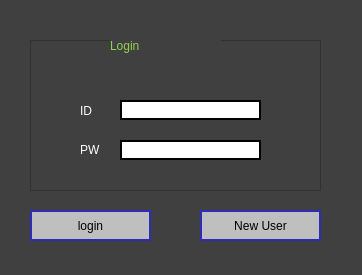
<?xml version="1.0" encoding="UTF-8"?>
<ui version="4.0">
 <class>MainWindow</class>
 <widget class="QMainWindow" name="MainWindow">
  <property name="geometry">
   <rect>
    <x>0</x>
    <y>0</y>
    <width>362</width>
    <height>275</height>
   </rect>
  </property>
  <property name="windowTitle">
   <string>MainWindow</string>
  </property>
  <property name="styleSheet">
   <string notr="true">background-color: rgb(64, 64, 64);</string>
  </property>
  <widget class="QWidget" name="centralwidget">
   <widget class="QLineEdit" name="txt_id">
    <property name="geometry">
     <rect>
      <x>120</x>
      <y>100</y>
      <width>141</width>
      <height>20</height>
     </rect>
    </property>
    <property name="styleSheet">
     <string notr="true">font: 75 11pt &quot;나눔명조 ExtraBold&quot;;
color: rgb(0, 0, 0);
background-color: rgb(255, 255, 255);
border: 1.7px solid black;</string>
    </property>
   </widget>
   <widget class="QLabel" name="l_id">
    <property name="geometry">
     <rect>
      <x>80</x>
      <y>103</y>
      <width>56</width>
      <height>16</height>
     </rect>
    </property>
    <property name="styleSheet">
     <string notr="true">font: 75 11pt &quot;나눔명조 ExtraBold&quot;;
color: rgb(255, 255, 255);
background-color: rgb(64, 64, 64);</string>
    </property>
    <property name="text">
     <string>ID</string>
    </property>
   </widget>
   <widget class="QPushButton" name="btn_login">
    <property name="geometry">
     <rect>
      <x>30</x>
      <y>210</y>
      <width>121</width>
      <height>31</height>
     </rect>
    </property>
    <property name="styleSheet">
     <string notr="true">font: 75 11pt &quot;나눔명조 ExtraBold&quot;;

border: 1.7px solid rgb(45, 45, 185);
background-color: rgb(191, 191, 191);</string>
    </property>
    <property name="text">
     <string>login</string>
    </property>
   </widget>
   <widget class="QLabel" name="l_pw">
    <property name="geometry">
     <rect>
      <x>80</x>
      <y>144</y>
      <width>56</width>
      <height>12</height>
     </rect>
    </property>
    <property name="styleSheet">
     <string notr="true">font: 75 11pt &quot;나눔명조 ExtraBold&quot;;
color: rgb(255, 255, 255);
background-color: rgb(64, 64, 64);</string>
    </property>
    <property name="text">
     <string>PW</string>
    </property>
   </widget>
   <widget class="QLineEdit" name="txt_pw">
    <property name="geometry">
     <rect>
      <x>120</x>
      <y>140</y>
      <width>141</width>
      <height>20</height>
     </rect>
    </property>
    <property name="styleSheet">
     <string notr="true">font: 75 11pt &quot;나눔명조 ExtraBold&quot;;
color: rgb(0, 0, 0);
background-color: rgb(255, 255, 255);
border: 1.7px solid black;</string>
    </property>
   </widget>
   <widget class="QPushButton" name="btn_newuser">
    <property name="geometry">
     <rect>
      <x>200</x>
      <y>210</y>
      <width>121</width>
      <height>31</height>
     </rect>
    </property>
    <property name="layoutDirection">
     <enum>Qt::LeftToRight</enum>
    </property>
    <property name="styleSheet">
     <string notr="true">font: 75 11pt &quot;나눔명조 ExtraBold&quot;;

border: 1.7px solid rgb(45, 45, 185);
background-color: rgb(191, 191, 191);</string>
    </property>
    <property name="text">
     <string>New User</string>
    </property>
   </widget>
   <widget class="QLabel" name="title">
    <property name="geometry">
     <rect>
      <x>110</x>
      <y>20</y>
      <width>111</width>
      <height>51</height>
     </rect>
    </property>
    <property name="styleSheet">
     <string notr="true">font: 75 30pt &quot;나눔명조 ExtraBold&quot;;

color: rgb(146, 208, 80);
background-color: rgb(64, 64, 64);</string>
    </property>
    <property name="text">
     <string>Login</string>
    </property>
   </widget>
   <widget class="QGraphicsView" name="graphicsView">
    <property name="geometry">
     <rect>
      <x>30</x>
      <y>40</y>
      <width>291</width>
      <height>151</height>
     </rect>
    </property>
   </widget>
   <zorder>graphicsView</zorder>
   <zorder>l_id</zorder>
   <zorder>btn_login</zorder>
   <zorder>l_pw</zorder>
   <zorder>txt_pw</zorder>
   <zorder>btn_newuser</zorder>
   <zorder>title</zorder>
   <zorder>txt_id</zorder>
  </widget>
  <widget class="QStatusBar" name="statusBar"/>
 </widget>
 <resources/>
 <connections/>
</ui>
